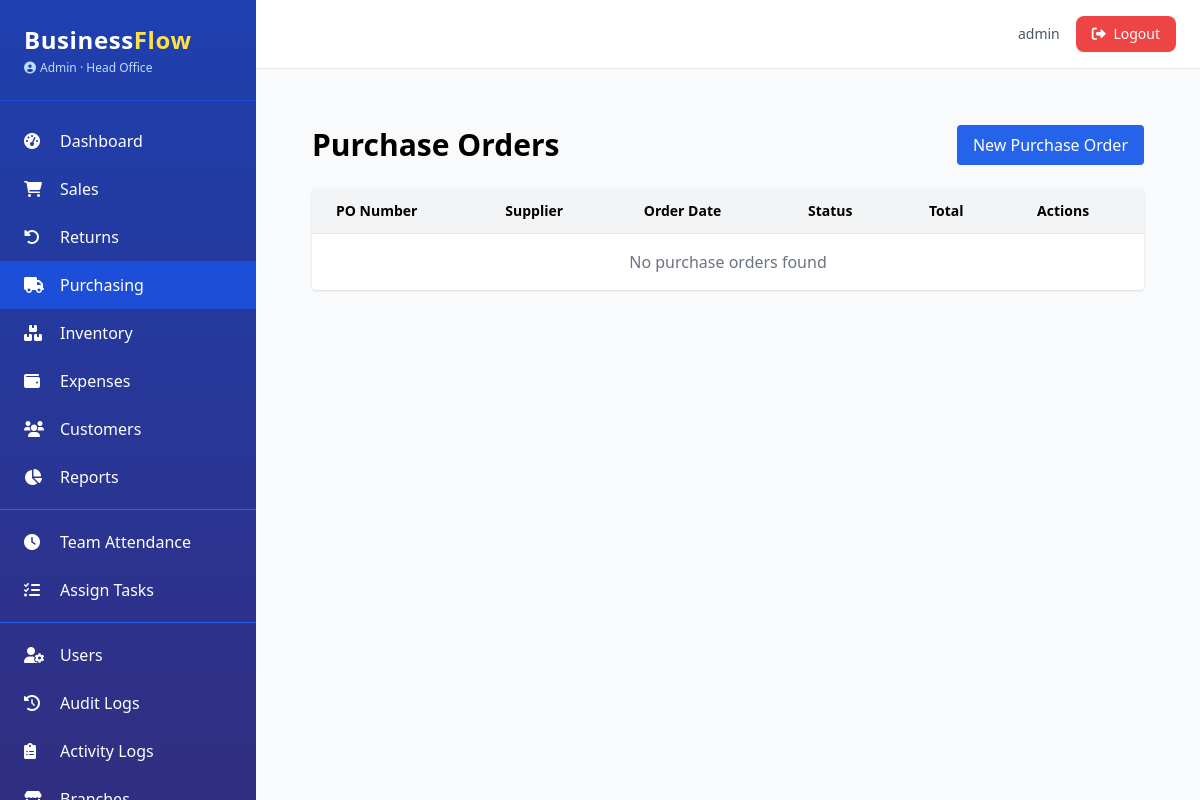
Screenshot of /purchasing/purchase-orders (signed in) with the database file from the repository.
### app.py (models this page shows, shortened)
class AuditMixin:
    @declared_attr
    def created_at(cls):
        return db.Column(db.DateTime, default=datetime.utcnow)

class SoftDeleteMixin:
    @classmethod
    def query_active(cls):
        return cls.query.filter(cls.deleted_at.is_(None))

class User(UserMixin, db.Model, AuditMixin, SoftDeleteMixin):
    __tablename__ = 'users'
    id = db.Column(db.Integer, primary_key=True)
    username = db.Column(db.String(80), unique=True, nullable=False)
    email = db.Column(db.String(120), unique=True, nullable=False)
    password_hash = db.Column(db.String(200), nullable=False)
    role = db.Column(db.String(20), nullable=False, default='Staff')
    branch_id = db.Column(db.Integer, db.ForeignKey('branches.id'), nullable=True)
    active = db.Column(db.Boolean, default=True)
    locale = db.Column(db.String(5), default='en')
    phone = db.Column(db.String(20))
    avatar = db.Column(db.String(200))
    last_login = db.Column(db.DateTime)
    branch = db.relationship('Branch', backref='users')
    permissions = db.Column(db.JSON, default=list)
    salary = db.Column(db.Float, nullable=True)
    pay_cycle = db.Column(db.String(20), default='monthly')
    bank_account = db.Column(db.String(50))
    tax_id = db.Column(db.String(50))
    @property
    def is_admin(self):
        return self.role == 'Admin'
    @property
    def is_manager(self):
        return self.role in ['Admin', 'Manager']
    def has_permission(self, perm):
        if self.is_admin:
            return True
        return perm in (self.permissions or [])

class Branch(db.Model):
    __tablename__ = 'branches'
    id = db.Column(db.Integer, primary_key=True)
    name = db.Column(db.String(100), nullable=False)
    location = db.Column(db.String(200))
    phone = db.Column(db.String(20))
    email = db.Column(db.String(120))
    is_active = db.Column(db.Boolean, default=True)
    currency = db.Column(db.String(3), default='USD')
    created_at = db.Column(db.DateTime, default=datetime.utcnow)

### app.py (the view)
@purchasing_bp.route('/purchase-orders')
@login_required
@manager_required
def purchase_order_list():
    page = request.args.get('page', 1, type=int)
    per_page = app.config.get('ITEMS_PER_PAGE', 20)
    query = branch_filter(PurchaseOrder.query, PurchaseOrder).options(joinedload(PurchaseOrder.supplier))
    pagination = query.order_by(PurchaseOrder.order_date.desc()).paginate(page=page, per_page=per_page, error_out=False)
    return render_template('purchasing/list.html', pagination=pagination)

### app.py (called while the page is built)
@login_manager.user_loader
def load_user(user_id):
    return User.query_active().filter_by(id=int(user_id)).first()

def manager_required(f):
    @wraps(f)
    def decorated(*args, **kwargs):
        if not current_user.is_authenticated or not current_user.is_manager:
            abort(403)
        return f(*args, **kwargs)
    return decorated

def branch_filter(query, model):
    if current_user.is_admin:
        return query
    if current_user.branch_id:
        return query.filter(model.branch_id == current_user.branch_id)
    return query.filter(False)

@app.context_processor
def inject_now():
    return {'now': datetime.utcnow(), 'current_year': datetime.utcnow().year}

### templates/purchasing/list.html (shortened to what this page needs)
{% extends "base.html" %}
{% block content %}
<div class="p-8">
    <div class="flex justify-between items-center mb-6">
        <h1 class="text-3xl font-bold">Purchase Orders</h1>
        <a href="{{ url_for('purchasing.purchase_order_new') }}" class="bg-blue-600 text-white px-4 py-2 rounded hover:bg-blue-700">
            New Purchase Order
        </a>
    </div>
    <div class="overflow-x-auto bg-white rounded shadow">
        <table class="min-w-full">
            <thead class="bg-gray-100 border-b">
                <tr>
                    <th class="px-6 py-3 text-left text-sm font-semibold">PO Number</th>
                    <th class="px-6 py-3 text-left text-sm font-semibold">Supplier</th>
                    <th class="px-6 py-3 text-left text-sm font-semibold">Order Date</th>
                    <th class="px-6 py-3 text-left text-sm font-semibold">Status</th>
                    <th class="px-6 py-3 text-left text-sm font-semibold">Total</th>
                    <th class="px-6 py-3 text-left text-sm font-semibold">Actions</th>
                </tr>
            </thead>
            <tbody>
                {% for po in pagination.items %}
                <tr class="border-b hover:bg-gray-50">
                    <td class="px-6 py-4 whitespace-nowrap">{{ po.po_number }}</td>
                    <td class="px-6 py-4 whitespace-nowrap">{{ po.supplier.name if po.supplier else 'N/A' }}</td>
                    <td class="px-6 py-4 whitespace-nowrap">{{ po.order_date.strftime('%Y-%m-%d') }}</td>
                    <td class="px-6 py-4 whitespace-nowrap">
                        <span class="px-3 py-1 rounded-full text-sm font-medium {% if po.status == 'received' %}bg-green-100 text-green-800{% elif po.status == 'ordered' %}bg-blue-100 text-blue-800{% else %}bg-yellow-100 text-yellow-800{% endif %}">
                            {{ po.status }}
                        </span>
                    </td>
                    <td class="px-6 py-4 whitespace-nowrap">{{ po.total|currency }}</td>
                    <td class="px-6 py-4 whitespace-nowrap">
                        {% if po.status == 'ordered' %}
                        <form method="POST" action="{{ url_for('purchasing.receive_po', po_id=po.id) }}" style="display:inline;">
                            <button type="submit" class="text-green-600 hover:text-green-900 text-sm">Receive</button>
                        </form>
                        {% endif %}
                    </td>
                </tr>
                {% else %}
                <tr>
                    <td colspan="6" class="px-6 py-4 text-center text-gray-500">No purchase orders found</td>
                </tr>
                {% endfor %}
            </tbody>
        </table>
    </div>
</div>
{% endblock %}

### templates/base.html (shortened to what this page needs)
<!DOCTYPE html>
<html lang="en">
<head>
    <script src="https://cdn.tailwindcss.com"></script>
    <link rel="stylesheet" href="https://cdnjs.cloudflare.com/ajax/libs/font-awesome/6.0.0-beta3/css/all.min.css">
</head>
<body class="bg-gray-50 font-sans antialiased">
    <div class="flex h-screen">
        <aside class="w-64 bg-gradient-to-b from-blue-800 to-indigo-900 text-white flex-shrink-0 hidden md:block overflow-y-auto shadow-xl">
            <div class="p-6 border-b border-blue-700">
                <h1 class="text-2xl font-bold tracking-wide">Business<span class="text-yellow-300">Flow</span></h1>
                <p class="text-xs text-blue-200 mt-1 flex items-center">
                    <i class="fas fa-user-circle mr-1"></i> {{ current_user.role }}
                    {% if current_user.branch %}
                        · {{ current_user.branch.name }}
                    {% endif %}
                </p>
            </div>
            <nav class="mt-4 pb-6">
                {% if current_user.has_permission('access_dashboard') or current_user.is_admin %}
                <a href="{{ url_for('dashboard.index') }}" class="flex items-center py-3 px-6 hover:bg-blue-700 transition {% if request.endpoint and request.endpoint == 'dashboard.index' %}bg-blue-700{% endif %}">
                    <i class="fas fa-tachometer-alt w-6"></i><span class="ml-3">Dashboard</span>
                </a>
                {% endif %}
                {% if current_user.has_permission('view_sales') %}
                <a href="{{ url_for('sales.list') }}" class="flex items-center py-3 px-6 hover:bg-blue-700 transition {% if request.endpoint and request.endpoint.startswith('sales.') %}bg-blue-700{% endif %}">
                    <i class="fas fa-shopping-cart w-6"></i><span class="ml-3">Sales</span>
                </a>
                {% endif %}
                {% if current_user.has_permission('view_sales') %}
                <a href="{{ url_for('returns.list') }}" class="flex items-center py-3 px-6 hover:bg-blue-700 transition {% if request.endpoint and request.endpoint.startswith('returns.') %}bg-blue-700{% endif %}">
                    <i class="fas fa-undo-alt w-6"></i><span class="ml-3">Returns</span>
                </a>
                {% endif %}
                {% if current_user.has_permission('view_purchases') %}
                <a href="{{ url_for('purchasing.purchase_order_list') }}" class="flex items-center py-3 px-6 hover:bg-blue-700 transition {% if request.endpoint and request.endpoint.startswith('purchasing.') %}bg-blue-700{% endif %}">
                    <i class="fas fa-truck w-6"></i><span class="ml-3">Purchasing</span>
                </a>
                {% endif %}
                {% if current_user.has_permission('view_inventory') %}
                <a href="{{ url_for('inventory.product_list') }}" class="flex items-center py-3 px-6 hover:bg-blue-700 transition {% if request.endpoint and request.endpoint.startswith('inventory.') %}bg-blue-700{% endif %}">
                    <i class="fas fa-boxes w-6"></i><span class="ml-3">Inventory</span>
                </a>
                {% endif %}
                {% if current_user.has_permission('view_expenses') %}
                <a href="{{ url_for('expenses.list') }}" class="flex items-center py-3 px-6 hover:bg-blue-700 transition {% if request.endpoint and request.endpoint.startswith('expenses.') %}bg-blue-700{% endif %}">
                    <i class="fas fa-wallet w-6"></i><span class="ml-3">Expenses</span>
                </a>
                {% endif %}
                {% if current_user.has_permission('view_customers') %}
                <a href="{{ url_for('crm.customer_list') }}" class="flex items-center py-3 px-6 hover:bg-blue-700 transition {% if request.endpoint and request.endpoint.startswith('crm.') %}bg-blue-700{% endif %}">
                    <i class="fas fa-users w-6"></i><span class="ml-3">Customers</span>
                </a>
                {% endif %}
                {% if current_user.has_permission('view_reports') %}
                <a href="{{ url_for('reports.index') }}" class="flex items-center py-3 px-6 hover:bg-blue-700 transition {% if request.endpoint and request.endpoint.startswith('reports.') %}bg-blue-700{% endif %}">
                    <i class="fas fa-chart-pie w-6"></i><span class="ml-3">Reports</span>
                </a>
                {% endif %}
                {% if current_user.has_permission('manage_team') %}
                <div class="border-t border-blue-600 my-2"></div>
                <a href="#" class="flex items-center py-3 px-6 hover:bg-blue-700 transition">
                    <i class="fas fa-clock w-6"></i><span class="ml-3">Team Attendance</span>
                </a>
                <a href="#" class="flex items-center py-3 px-6 hover:bg-blue-700 transition">
                    <i class="fas fa-tasks w-6"></i><span class="ml-3">Assign Tasks</span>
                </a>
                {% endif %}
                {% if current_user.has_permission('manage_users') %}
                <div class="border-t border-blue-600 my-2"></div>
                <a href="{{ url_for('admin.users') }}" class="flex items-center py-3 px-6 hover:bg-blue-700 transition {% if request.endpoint and request.endpoint == 'admin.users' %}bg-blue-700{% endif %}">
                    <i class="fas fa-user-cog w-6"></i><span class="ml-3">Users</span>
                </a>
                <a href="{{ url_for('admin.audit_logs') }}" class="flex items-center py-3 px-6 hover:bg-blue-700 transition {% if request.endpoint and request.endpoint == 'admin.audit_logs' %}bg-blue-700{% endif %}">
                    <i class="fas fa-history w-6"></i><span class="ml-3">Audit Logs</span>
                </a>
                <a href="{{ url_for('admin.activity_logs') }}" class="flex items-center py-3 px-6 hover:bg-blue-700 transition {% if request.endpoint and request.endpoint == 'admin.activity_logs' %}bg-blue-700{% endif %}">
                    <i class="fas fa-clipboard-list w-6"></i><span class="ml-3">Activity Logs</span>
                </a>
                <a href="#" class="flex items-center py-3 px-6 hover:bg-blue-700 transition">
                    <i class="fas fa-store w-6"></i><span class="ml-3">Branches</span>
                </a>
                {% endif %}
            </nav>
        </aside>
        <div class="flex-1 flex flex-col overflow-hidden">
            <header class="bg-white shadow-sm border-b border-gray-200">
                <div class="flex justify-between items-center py-4 px-6">
                    <div class="flex items-center space-x-4 ml-auto">
                        <span class="text-sm text-gray-600">{{ current_user.username }}</span>
                        <a href="{{ url_for('auth.logout') }}" class="bg-red-500 hover:bg-red-600 text-white px-4 py-2 rounded-lg text-sm transition shadow-sm">
                            <i class="fas fa-sign-out-alt mr-1"></i> Logout
                        </a>
                    </div>
                </div>
            </header>
            <main class="flex-1 overflow-y-auto p-6 bg-gray-50">
                {% block content %}{% endblock %}
            </main>
        </div>
    </div>
</body>
</html>

### rows the page displays
User: role "Admin", username "admin"
Branch: branch.name "Head Office"
